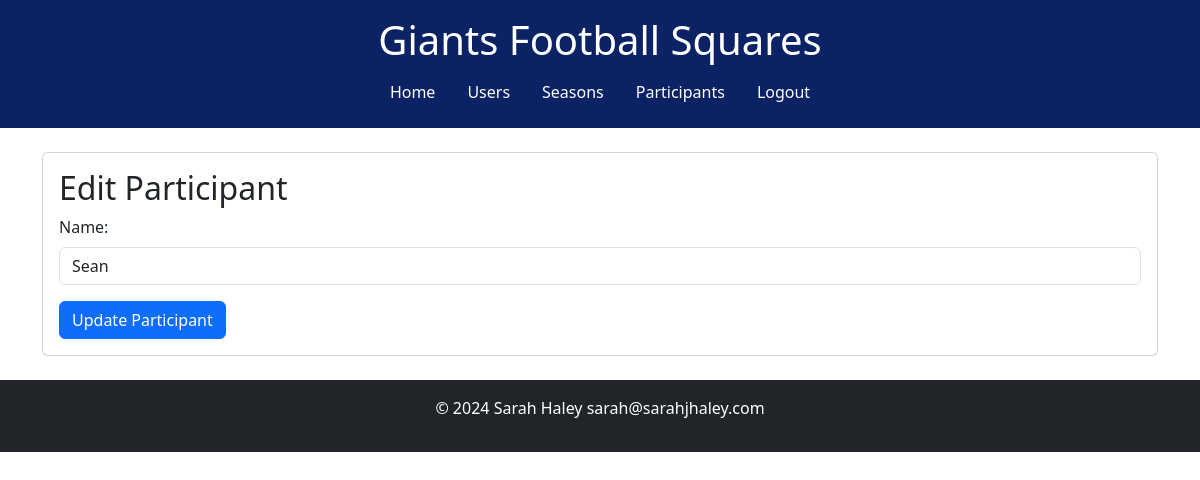
The page /edit_part/3 (signed in) on the database as committed earlier.
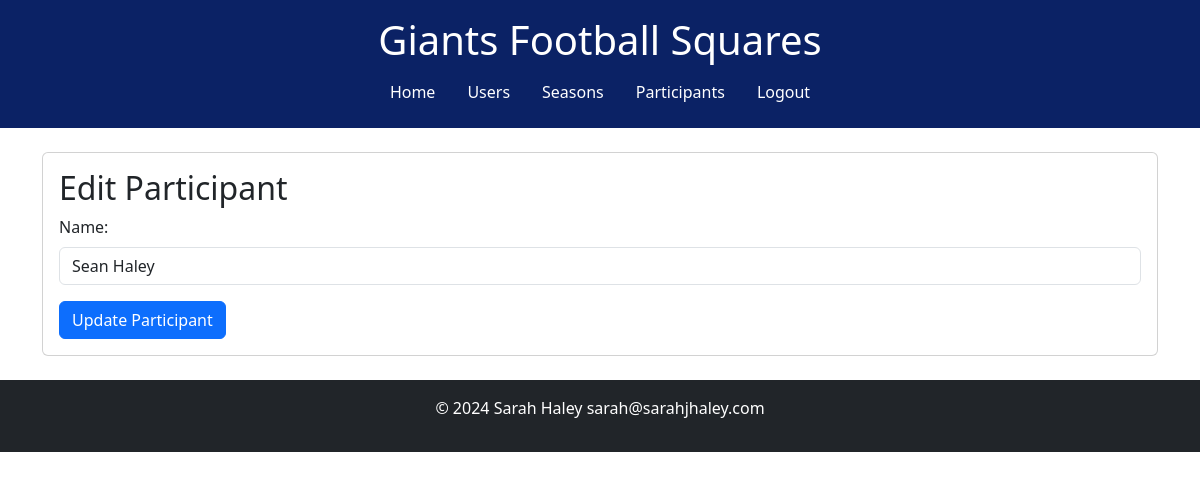
The same page on the database as committed later.
### tables this page shows
CREATE TABLE "participants" (
	"Part_ID"	INTEGER NOT NULL UNIQUE,
	"name"	TEXT NOT NULL,
	PRIMARY KEY("Part_ID" AUTOINCREMENT)
);

### app.py (the view, shortened to what this page needs)
@app.route('/edit_part/<int:part_id>', methods=['GET', 'POST'])
@login_required
def edit_part(part_id):
    conn = get_db()
    cursor = conn.cursor()
    cursor.execute("SELECT name FROM participants WHERE part_id = ?", (part_id,))
    participant = cursor.fetchone()
    conn.close()
    return render_template('edit_part.html', participant=participant, part_id=part_id)

### app.py (called while the page is built)
def get_db():
    conn = sqlite3.connect(DATABASE)
    return conn

def login_required(f):
    @wraps(f)
    def decorated_function(*args, **kwargs):
        if 'user_id' not in session:
            flash('You need to be logged in to view this page.', 'warning')
            return redirect(url_for('login'))
        return f(*args, **kwargs)
    return decorated_function

### templates/edit_part.html (shortened to what this page needs)
{% extends 'base.html' %}
{% block content %}
<div class="card">
    <div class="card-body">
        <h2 class="card-title">Edit Participant</h2>
        <form action="{{ url_for('edit_part', part_id=part_id) }}" method="post">
            <div class="mb-3">
                <label for="name" class="form-label">Name:</label>
                <input type="text" id="name" name="name" value="{{ participant[0] }}" class="form-control" required>
            </div>
            <button type="submit" class="btn btn-primary">Update Participant</button>
        </form>
    </div>
</div>
{% endblock %}

Rows that differ between the two databases and show on the page:
changed participants: name "Sean" → "Sean Haley"
